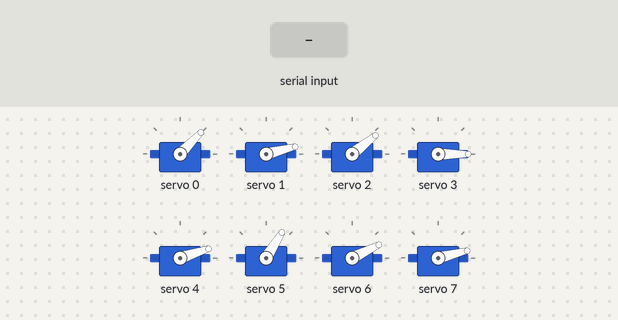
A sketch run on a simulated Arduino Uno, built with avr-gcc and run on an emulated ATmega328P. Parts: 8 × servo. The inputs (shaded band) are chosen by the test bench.

Above: at 1.2 s.
1.3 s: byte 30 received over Serial
At 2.5 s:
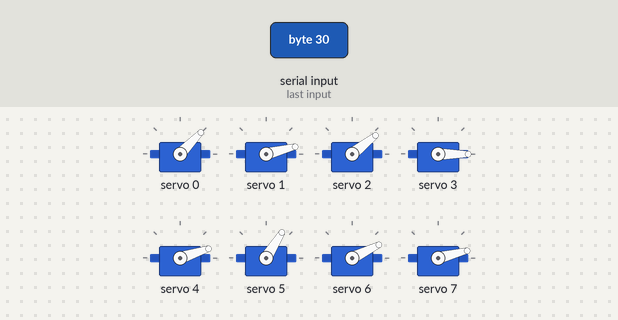
2.8 s: byte 90 received over Serial
At 3.8 s:
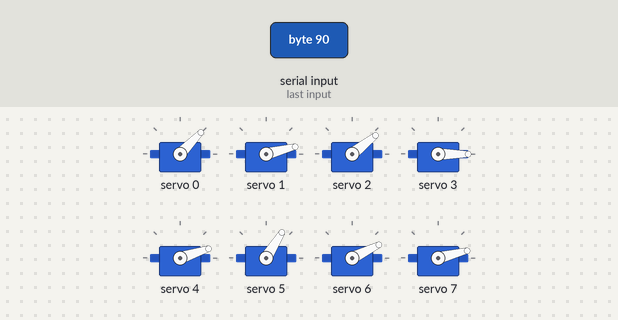
4.3 s: byte 120 received over Serial
At 4.31 s:
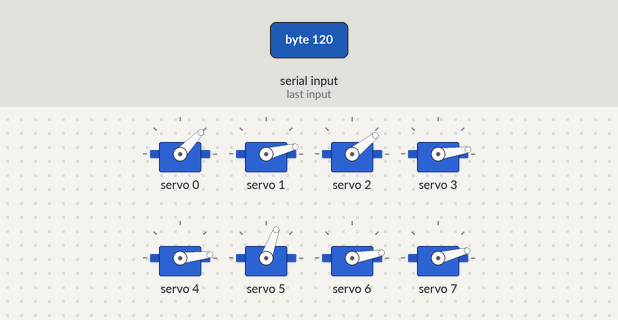
Timing chart, 0 to 7.3 s (numbered marks = the images above; inputs shaded):
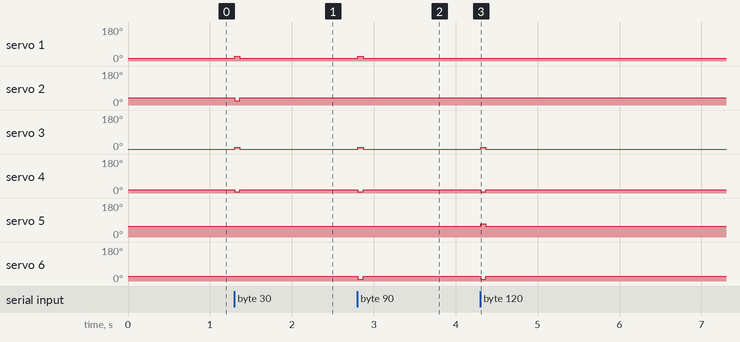

Measured:
- after the input at 1.3 s, servo 1: 14° → 26° at once, → 14° 0.06 s later; servo 2: 38° → 22° at once, → 38° 0.06 s later; servo 3: 0° → 8° at once, → 0° 0.06 s later; servo 4: 18° → 6° at once, → 18° 0.06 s later
- after the input at 2.8 s, servo 1: 14° → 26° at once, → 14° 0.07 s later; servo 3: 0° → 8° at once, → 0° 0.07 s later; servo 4: 18° → 6° at once, → 18° 0.07 s later; servo 6: 26° → 10° at once, → 26° 0.07 s later
- after the input at 4.3 s, servo 3: 0° → 8° at once, → 0° 0.07 s later; servo 4: 18° → 6° at once, → 18° 0.07 s later; servo 5: 58° → 70° at once, → 58° 0.07 s later; servo 6: 26° → 10° at once, → 26° 0.07 s later

The sketch:

test_with_processing.ino
```cpp
#include <Wire.h>
#include <Adafruit_PWMServoDriver.h>

Adafruit_PWMServoDriver driver = Adafruit_PWMServoDriver();

enum note{DOL, RE, MI, FA, SOL, LA, TI, DOH, REST};

char val;

struct Link {
  enum note note_id;
  int hit_val;
  int rest_val;
};

struct Link link[8];

void setup() {

  Serial.begin(115200);
  driver.begin();
  driver.setPWMFreq(60);
  initialize_links();
  up_all();
}

void loop() {
  if (Serial.available()){
    val = Serial.read();
    for(int x = 0; x < 8; x++){
      boolean must_hit = (val & 1 << x) >> x;
      if(must_hit)
        hit(link[x]);
    }
    delay(60);
  }
  up_all();
}

void up_all(){
  for(int x = 0; x < 8; x++)
    driver.setPWM(link[x].note_id, 0, link[x].rest_val);
}
void hit(struct Link &this_link){
  driver.setPWM(this_link.note_id, 0, this_link.hit_val);
}

void initialize_link(struct Link &this_link, enum note this_note, int hit_val, int rest_val){
  this_link.note_id = this_note;
  this_link.hit_val = hit_val;
  this_link.rest_val = rest_val;
}

void initialize_links(){
  initialize_link(link[DOL], DOL, 210, 250);
  initialize_link(link[RE], RE, 200, 170);
  initialize_link(link[MI], MI, 190, 230);
  initialize_link(link[FA], FA, 155, 130);
  initialize_link(link[SOL], SOL, 150, 180);
  initialize_link(link[LA], LA, 310, 280);
  initialize_link(link[TI], TI, 160, 200);
  initialize_link(link[DOH], DOH, 195, 170);
}
```
